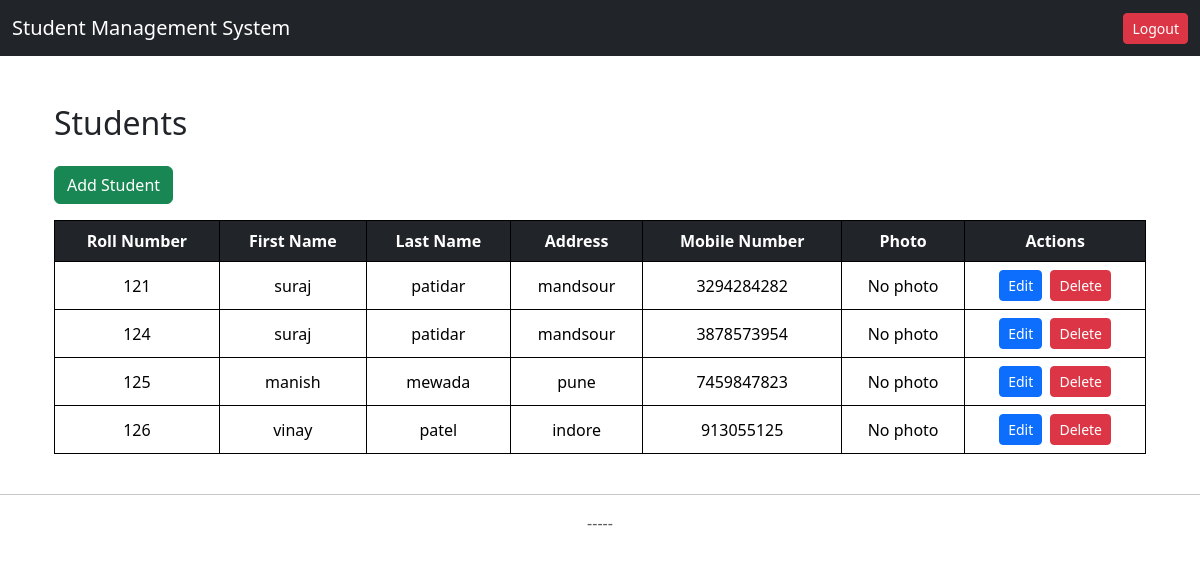
The app's page / (signed in) with its own data.
### student_app/models.py (models this page shows, shortened)
class Student(models.Model):
    roll_number = models.IntegerField()
    first_name = models.CharField(max_length=30)
    last_name = models.CharField(max_length=30)
    address = models.CharField(max_length=50, blank=True, null=True)
    mobile_number = models.CharField(max_length=15)
    photo = models.ImageField(upload_to='student_photos/', null=True, blank=True)  # <-- yaha add

### student_app/views.py (the view)
# urls.py: path('', views.student_list, name='student_list'),
@login_required
def student_list(request):
    students = Student.objects.all()
    return render(request, 'student_app/student_list.html', {'students': students})

### templates/student_app/student_list.html (shortened to what this page needs)
{% extends "base.html" %}
{% block content %}
<div class="container mt-5">
    <h2 class="mb-4">Students</h2>
    <a href="{% url 'add_student' %}" class="btn btn-success mb-3">Add Student</a>
    <div class="table-responsive">
        <table class="table table-bordered table-hover align-middle">
            <thead class="table-dark text-center">
                <tr>
                    <th>Roll Number</th>
                    <th>First Name</th>
                    <th>Last Name</th>
                    <th>Address</th>
                    <th>Mobile Number</th>
                    <th>Photo</th>
                    <th>Actions</th>
                </tr>
            </thead>
            <tbody>
            {% for student in students %}
                <tr>
                    <td class="text-center">{{ student.roll_number }}</td>
                    <td>{{ student.first_name }}</td>
                    <td>{{ student.last_name }}</td>
                    <td>{{ student.address }}</td>
                    <td class="text-center">{{ student.mobile_number }}</td>
                    <td class="text-center">
                        {% if student.photo %}
                            <img src="{{ student.photo.url }}" width="100">
                        {% else %}
                            No photo
                        {% endif %}
                    </td>
                    <td class="text-center">
                        <a href="{% url 'student_edit' student.id %}" class="btn btn-primary btn-sm me-1">Edit</a>
                        <a href="{% url 'student_delete' student.id %}" class="btn btn-danger btn-sm">Delete</a>
                    </td>
                </tr>
            {% empty %}
                <tr>
                    <td colspan="7" class="text-center">No students found.</td>
                </tr>
            {% endfor %}
            </tbody>
        </table>
    </div>
</div>
{% endblock %}

### templates/base.html (shortened to what this page needs)
<!DOCTYPE html>
<html lang="en">
<head>
    <link href="https://cdn.jsdelivr.net/npm/bootstrap@5.3.3/dist/css/bootstrap.min.css" rel="stylesheet">
</head>
<body>
    <nav class="navbar navbar-expand-lg navbar-dark bg-dark">
        <div class="container-fluid">
            <a class="navbar-brand" href="#">Student Management System</a>
            <div class="d-flex">
                {% if user.is_authenticated %}
                    <a href="{% url 'logout' %}" class="btn btn-danger btn-sm">Logout</a>
                {% else %}
                    <a href="{% url 'login' %}" class="btn btn-primary btn-sm">Login</a>
                {% endif %}
            </div>
        </div>
    </nav>
    <main class="container mt-4">
        {% block content %}
        {% endblock %}
    </main>
    <footer class="text-center mt-4 mb-2">
        <hr>
        <p class="text-muted"> -----</p>
    </footer>
</body>
</html>

### templates/student_app/student_list.html (style rules this page uses)
table, th, td { border: 1px solid #000 !important; }
th, td { padding: 8px; text-align: center; vertical-align: middle; }

### records on screen
Student: roll_number "121", first_name "suraj", last_name "patidar", address "mandsour", mobile_number "3294284282", shows "No photo"
Student: roll_number "124", first_name "suraj", last_name "patidar", address "mandsour", mobile_number "3878573954", shows "No photo"
Student: roll_number "125", first_name "manish", last_name "mewada", address "pune", mobile_number "7459847823", shows "No photo"
Student: roll_number "126", first_name "vinay", last_name "patel", address "indore", mobile_number "913055125", photo "No photo"
